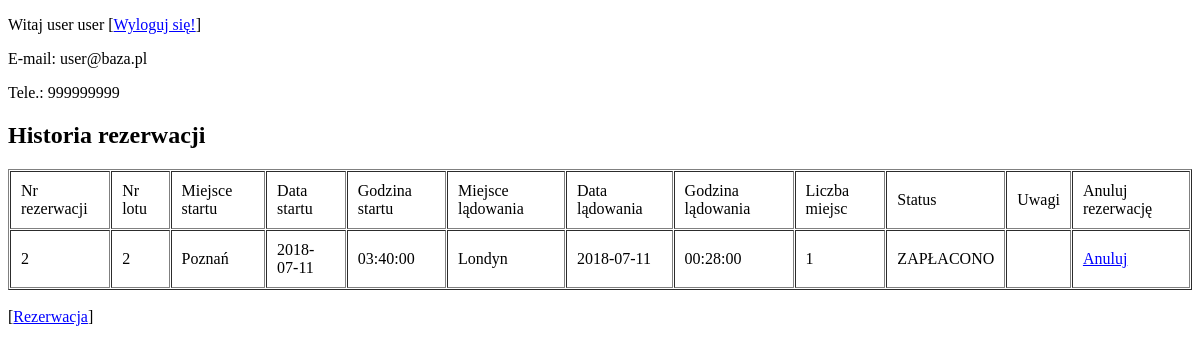
Page /php/user_s_account.php (signed in) on the earlier database version.
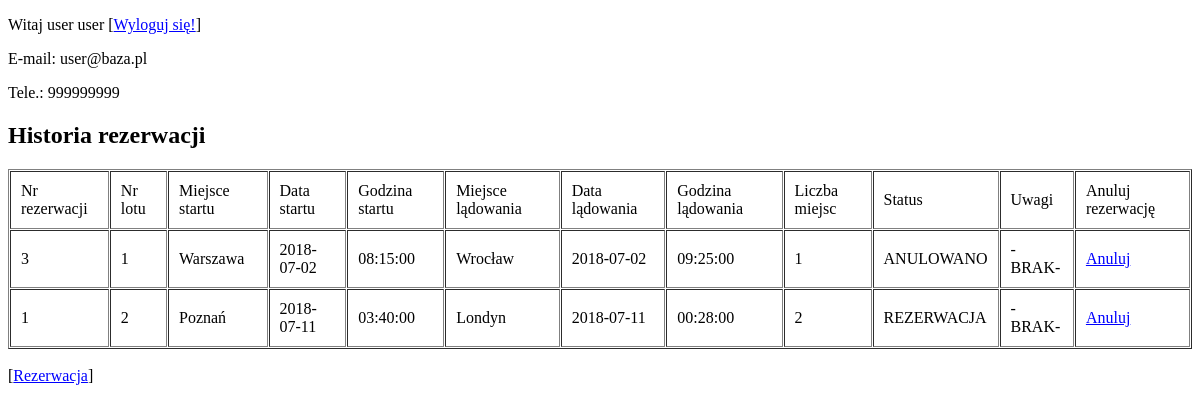
Same page on the later database version.
### tables this page shows
CREATE TABLE `REZERWACJE` (
  `ID_REZERWACJI` int(11) NOT NULL,
  `ID_KLIENTA` int(11) NOT NULL,
  `ID_LOTU` int(11) NOT NULL,
  `ILOSC_MIEJSC` int(11) NOT NULL,
  `STATUS` text NOT NULL
);

CREATE TABLE `LOTY` (
  `ID_LOTU` int(11) NOT NULL,
  `ID_SAMOLOTU` int(11) NOT NULL,
  `SKAD` text NOT NULL,
  `DATA_ODLOTU` date NOT NULL,
  `GODZINA_ODLOTU` time NOT NULL,
  `DOKAD` text NOT NULL,
  `DATA_PRZYLOTU` date NOT NULL,
  `CZAS_PRZYLOTU` time NOT NULL,
  `WOLNE_MIEJSCA` int(11) NOT NULL,
  `Uwagi` text NOT NULL
);

### php/user_s_account.php (the view, shortened to what this page needs)
<!DOCTYPE HTML>
<html lang="pl">
<head>
    <link rel="stylesheet" href="./style.css" type="text/css"/>
</head>
<body>
<?php
    echo '<p>Witaj '.$_SESSION['imie'].' '.$_SESSION['nazwisko'].' [<a href="logout.php">Wyloguj się!</a>]<p/>';
    echo '<p>E-mail: '.$_SESSION['mail'].'<p/>';
    echo '<p>Tele.: '.$_SESSION['telefon'].'<p/>';
?>
<?php
    require_once 'connect.php';
    $polaczenie = mysqli_connect($host, $db_user, $db_password);
    mysqli_query($polaczenie, "SET CHARSET utf8");
    mysqli_query($polaczenie, "SET NAMES 'utf8' COLLATE 'utf8_polish_ci'");
    mysqli_select_db($polaczenie, $db_name);
    $rezultat=@$polaczenie->query("SELECT ID_REZERWACJI, REZERWACJE.ID_LOTU, SKAD, DATA_ODLOTU, GODZINA_ODLOTU, DOKAD, DATA_PRZYLOTU, CZAS_PRZYLOTU, ILOSC_MIEJSC, STATUS, Uwagi FROM REZERWACJE, LOTY WHERE LOTY.ID_LOTU=REZERWACJE.ID_LOTU AND ID_KLIENTA=1 ORDER BY `REZERWACJE`.`ID_REZERWACJI` DESC");
    $ile=$rezultat->num_rows;
echo<<<END
    <h2>Historia rezerwacji</h2>
    <table border="1" cellpadding="10" cellspacing="1">
    <tr>
    <td>Nr rezerwacji</td> <td>Nr lotu</td> <td>Miejsce startu</td> <td>Data startu</td> <td>Godzina startu</td> <td>Miejsce lądowania</td> <td>Data lądowania</td> <td>Godzina lądowania</td> <td>Liczba miejsc</td> <td>Status</td> <td>Uwagi</td> <td>Anuluj rezerwację</td>
    </tr>
END;
    for ($i = 1; $i <= $ile; $i++)
    {
        $row = mysqli_fetch_assoc($rezultat);
        $rezerwacja = $row['ID_REZERWACJI'];
        $id = $row['ID_LOTU'];
        $miejsce_startu = $row['SKAD'];
        $data_startu = $row['DATA_ODLOTU'];
        $godzina_startu = $row['GODZINA_ODLOTU'];
        $miejsce_ladowania = $row['DOKAD'];
        $data_ladowania = $row['DATA_PRZYLOTU'];
        $godzina_ladowania  = $row['CZAS_PRZYLOTU'];
        $ilosc_miejsc = $row['ILOSC_MIEJSC'];
        $status = $row['STATUS'];
        $uwagi= $row['Uwagi'];
echo<<<END
    <tr>
    <td>$rezerwacja</td> <td>$id</td> <td>$miejsce_startu</td> <td>$data_startu</td> <td>$godzina_startu</td> <td>$miejsce_ladowania</td> <td>$data_ladowania</td> <td>$godzina_ladowania</td> <td>$ilosc_miejsc</td> <td>$status</td> <td>$uwagi</td> <td><a href="anuluj.php">Anuluj</a></td>
    </tr>
END;
    }
echo<<<END
    </table>
END;
?>
    <br/>[<a href="rezerwacja.php">Rezerwacja</a>]
</body>
</html>

### php/style.css (style rules this page uses)
a:link { color: blue; }

Differences in the rows shown:
no longer on this page (row edited): rezerwacje: ID_REZERWACJI "2", ID_LOTU "2", ID_LOTU.SKAD "Poznań", ID_LOTU.DATA_ODLOTU "2018-07-11", ID_LOTU.GODZINA_ODLOTU "03:40:00", ID_LOTU.DOKAD "Londyn", ID_LOTU.DATA_PRZYLOTU "2018-07-11", ID_LOTU.CZAS_PRZYLOTU "00:28:00", ILOSC_MIEJSC "1", STATUS "ZAPŁACONO"
now on this page (row edited): rezerwacje: ID_REZERWACJI "3", ID_LOTU "1", ID_LOTU.SKAD "Warszawa", ID_LOTU.DATA_ODLOTU "2018-07-02", ID_LOTU.GODZINA_ODLOTU "08:15:00", ID_LOTU.DOKAD "Wrocław", ID_LOTU.DATA_PRZYLOTU "2018-07-02", ID_LOTU.CZAS_PRZYLOTU "09:25:00", ILOSC_MIEJSC "1", STATUS "ANULOWANO", ID_LOTU.Uwagi "-BRAK-"
now on this page (row edited): rezerwacje: ID_REZERWACJI "1", ID_LOTU "2", ID_LOTU.SKAD "Poznań", ID_LOTU.DATA_ODLOTU "2018-07-11", ID_LOTU.GODZINA_ODLOTU "03:40:00", ID_LOTU.DOKAD "Londyn", ID_LOTU.DATA_PRZYLOTU "2018-07-11", ID_LOTU.CZAS_PRZYLOTU "00:28:00", ILOSC_MIEJSC "2", STATUS "REZERWACJA", ID_LOTU.Uwagi "-BRAK-"
